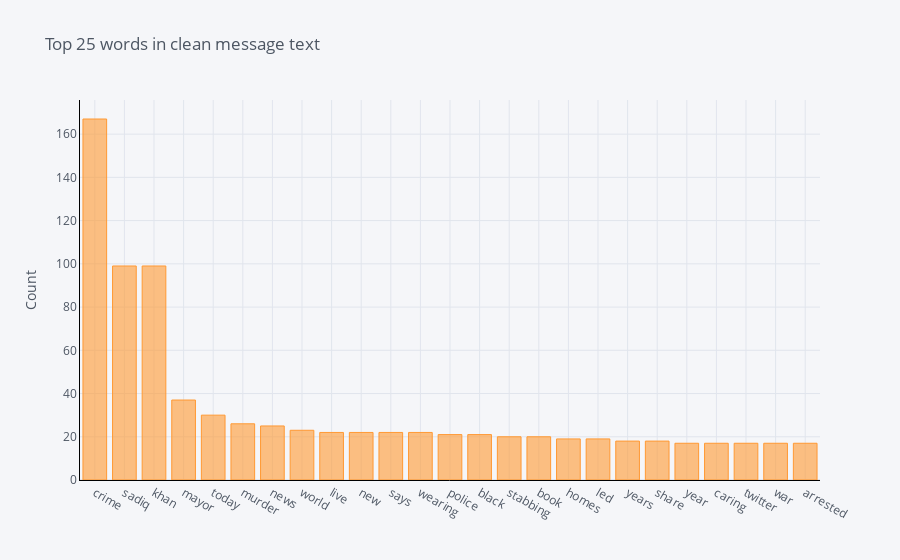
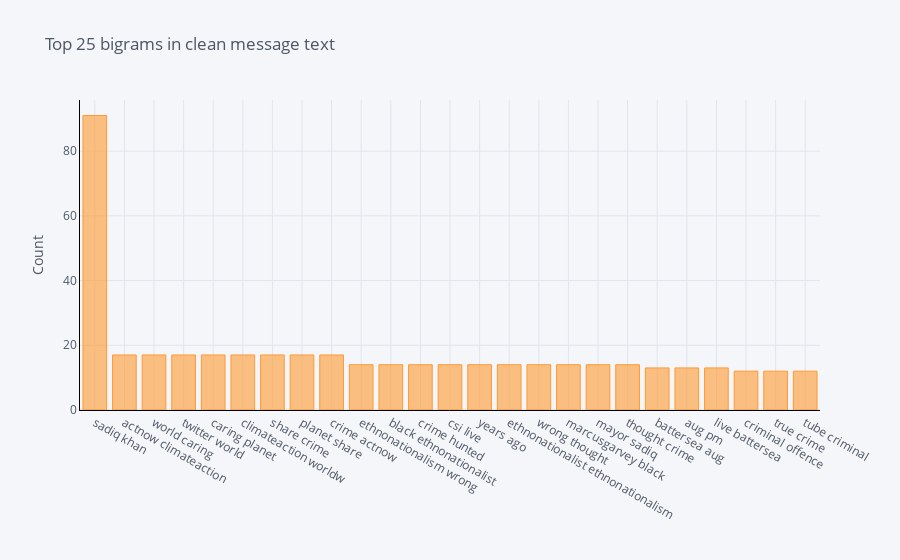
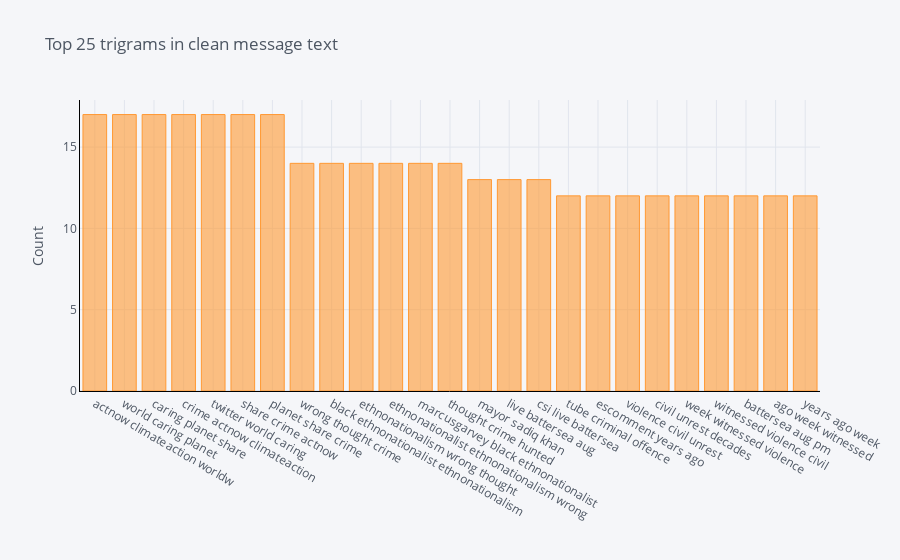

Notebook source saved alongside these figures, in order:
### Code cell
tw_nlp.plot_ngrams(pruned_tweets[pruned_tweets.target==0], 'Clean_MessageText')

### Figure 1 — Plotly figure (JSON) as saved in the notebook; plotly's stock layout.template omitted (floating-point values rounded to 4 significant figures)
{"data": [{"marker": {"color": "rgba(255, 153, 51, 0.6)", "line": {"color": "rgba(255, 153, 51, 1.0)", "width": 1}}, "name": "count", "orientation": "v", "text": "", "type": "bar", "x": ["crime", "sadiq", "khan", "mayor", "today", "murder", "news", "world", "live", "new", "says", "wearing", "police", "black", "stabbing", "book", "homes", "led", "years", "share", "year", "caring", "twitter", "war", "arrested"], "y": [167, 99, 99, 37, 30, 26, 25, 23, 22, 22, 22, 22, 21, 21, 20, 20, 19, 19, 18, 18, 17, 17, 17, 17, 17]}], "layout": {"legend": {"bgcolor": "#F5F6F9", "font": {"color": "#4D5663"}}, "paper_bgcolor": "#F5F6F9", "plot_bgcolor": "#F5F6F9", "title": {"font": {"color": "#4D5663"}, "text": "Top 25 words in clean message text"}, "xaxis": {"gridcolor": "#E1E5ED", "linecolor": "black", "showgrid": true, "tickfont": {"color": "#4D5663"}, "title": {"font": {"color": "#4D5663"}, "text": ""}, "zerolinecolor": "#E1E5ED"}, "yaxis": {"gridcolor": "#E1E5ED", "linecolor": "black", "showgrid": true, "tickfont": {"color": "#4D5663"}, "title": {"font": {"color": "#4D5663"}, "text": "Count"}, "zerolinecolor": "#E1E5ED"}}}

### Figure 2 — Plotly figure (JSON) as saved in the notebook; plotly's stock layout.template omitted (floating-point values rounded to 4 significant figures)
{"data": [{"marker": {"color": "rgba(255, 153, 51, 0.6)", "line": {"color": "rgba(255, 153, 51, 1.0)", "width": 1}}, "name": "count", "orientation": "v", "text": "", "type": "bar", "x": ["sadiq khan", "actnow climateaction", "world caring", "twitter world", "caring planet", "climateaction worldw", "share crime", "planet share", "crime actnow", "ethnonationalism wrong", "black ethnonationalist", "crime hunted", "csi live", "years ago", "ethnonationalist ethnonationalism", "wrong thought", "marcusgarvey black", "mayor sadiq", "thought crime", "battersea aug", "aug pm", "live battersea", "criminal offence", "true crime", "tube criminal"], "y": [91, 17, 17, 17, 17, 17, 17, 17, 17, 14, 14, 14, 14, 14, 14, 14, 14, 14, 14, 13, 13, 13, 12, 12, 12]}], "layout": {"legend": {"bgcolor": "#F5F6F9", "font": {"color": "#4D5663"}}, "paper_bgcolor": "#F5F6F9", "plot_bgcolor": "#F5F6F9", "title": {"font": {"color": "#4D5663"}, "text": "Top 25 bigrams in clean message text"}, "xaxis": {"gridcolor": "#E1E5ED", "linecolor": "black", "showgrid": true, "tickfont": {"color": "#4D5663"}, "title": {"font": {"color": "#4D5663"}, "text": ""}, "zerolinecolor": "#E1E5ED"}, "yaxis": {"gridcolor": "#E1E5ED", "linecolor": "black", "showgrid": true, "tickfont": {"color": "#4D5663"}, "title": {"font": {"color": "#4D5663"}, "text": "Count"}, "zerolinecolor": "#E1E5ED"}}}

### Figure 3 — Plotly figure (JSON) as saved in the notebook; plotly's stock layout.template omitted (floating-point values rounded to 4 significant figures)
{"data": [{"marker": {"color": "rgba(255, 153, 51, 0.6)", "line": {"color": "rgba(255, 153, 51, 1.0)", "width": 1}}, "name": "count", "orientation": "v", "text": "", "type": "bar", "x": ["actnow climateaction worldw", "world caring planet", "caring planet share", "crime actnow climateaction", "twitter world caring", "share crime actnow", "planet share crime", "wrong thought crime", "black ethnonationalist ethnonationalism", "ethnonationalism wrong thought", "ethnonationalist ethnonationalism wrong", "marcusgarvey black ethnonationalist", "thought crime hunted", "mayor sadiq khan", "live battersea aug", "csi live battersea", "tube criminal offence", "escomment years ago", "violence civil unrest", "civil unrest decades", "week witnessed violence", "witnessed violence civil", "battersea aug pm", "ago week witnessed", "years ago week"], "y": [17, 17, 17, 17, 17, 17, 17, 14, 14, 14, 14, 14, 14, 13, 13, 13, 12, 12, 12, 12, 12, 12, 12, 12, 12]}], "layout": {"legend": {"bgcolor": "#F5F6F9", "font": {"color": "#4D5663"}}, "paper_bgcolor": "#F5F6F9", "plot_bgcolor": "#F5F6F9", "title": {"font": {"color": "#4D5663"}, "text": "Top 25 trigrams in clean message text"}, "xaxis": {"gridcolor": "#E1E5ED", "linecolor": "black", "showgrid": true, "tickfont": {"color": "#4D5663"}, "title": {"font": {"color": "#4D5663"}, "text": ""}, "zerolinecolor": "#E1E5ED"}, "yaxis": {"gridcolor": "#E1E5ED", "linecolor": "black", "showgrid": true, "tickfont": {"color": "#4D5663"}, "title": {"font": {"color": "#4D5663"}, "text": "Count"}, "zerolinecolor": "#E1E5ED"}}}
